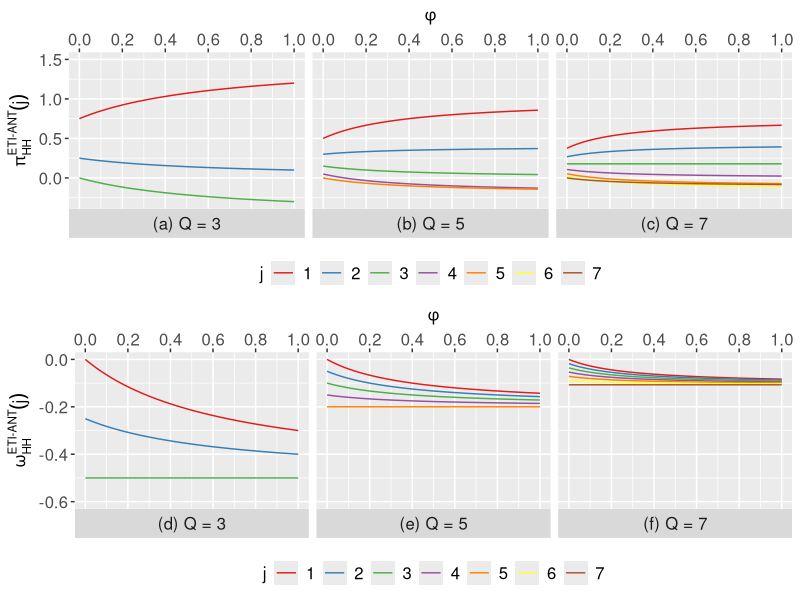

Here is the R script that generated this plot:
library(dplyr)
library(ggplot2)
library(gridExtra)
library(RColorBrewer)

coeff_delta <- function(phi, Q, j) {
  numerator <- 6 * (j - Q - 1) * ((1 + 2 * phi * Q) * j - (1 + phi + phi * Q) * Q)
  denominator <- Q * (Q + 1) * (phi * Q^2 + 2 * Q - phi * Q - 2)
  return(numerator / denominator)
}

coeff_gamma <- function(phi, Q, j) {
  numerator <- 6 * (phi * Q^2 - phi * Q - 2 + 2 * j)
  denominator <- Q * (phi * Q^3 + 2 * Q^2 - phi * Q - 2)
  return(-numerator / denominator)
}

run_simulation <- function(Q, expression_func) {
  phi_values <- seq(0, 1, length.out = 200)
  data <- expand.grid(phi = phi_values, j = 1:Q) %>%
          mutate(value = mapply(expression_func, phi, Q, j),
                     j = as.factor(j),
                     Q = as.factor(Q))
  return(data)
}

Qs <- c(3, 5, 7)
df_delta <- do.call(rbind, lapply(Qs, run_simulation, coeff_delta))
df_gamma <- do.call(rbind, lapply(Qs, run_simulation, coeff_gamma))

colors <- brewer.pal(n = 7, name = "Set1")

generate_plot <- function(data, y_label, y_limits, facet_labels) {
  ggplot(data, aes(x = phi, y = value, color = j)) +
    geom_line() +
    scale_y_continuous(limits = y_limits, n.breaks = 4) +
    scale_x_continuous(breaks = seq(0, 1, by = 0.2), position = "top") +
    scale_color_manual(values = colors) +
    labs(x = expression(phi), y = y_label, color = "j") +
    facet_wrap(~ Q, ncol = 3, strip.position = "bottom", 
               labeller = labeller(Q = facet_labels)) +
    theme(legend.position = "bottom",
          legend.direction = "horizontal",
          legend.title = element_text(size = 12),
          legend.text = element_text(size = 12),
          axis.title.x = element_text(size = 12),
          axis.title.y = element_text(size = 12),
          axis.text.x = element_text(size = 12),
          axis.text.y = element_text(size = 12),
          axis.title.x.top = element_text(size = 12),
          axis.text.x.top = element_text(size = 12),
          strip.text = element_text(size = 12),
          strip.placement = "outside") +
    guides(color = guide_legend(nrow = 1))
}

p1 <- generate_plot(df_delta, y_label = expression(pi[list(HH)]^{"ETI-ANT"} * (j)), 
                    y_limits = c(-0.3, 1.5),
                    facet_labels = c("3" = "(a) Q = 3", 
                                     "5" = "(b) Q = 5", "7" = "(c) Q = 7"))

p2 <- generate_plot(df_gamma, y_label = expression(omega[list(HH)]^{"ETI-ANT"} * (j)), 
                    y_limits = c(-0.6, 0),
                    facet_labels = c("3" = "(d) Q = 3", 
                                     "5" = "(e) Q = 5", "7" = "(f) Q = 7"))

p3 <- grid.arrange(p1, p2, nrow = 2)

ggsave(filename = "../figures/figure_coeff_HH.pdf", plot = p3, width = 12, height = 5)